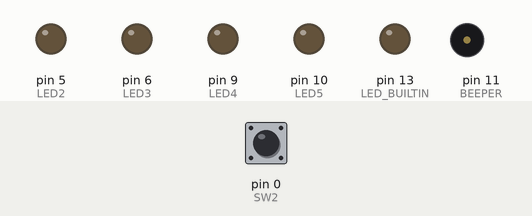
Simulated run of this sketch. Board: Arduino Uno, built with avr-gcc and run on an emulated ATmega328P. On the bench: output pins drawn as LEDs (lit = HIGH), buzzer (waves = sounding). Dashed ring = blinking. Inputs (shaded band) come from the test bench; at power-on: pin 0 (SW2) HIGH.

Above: at 1.2 s.
1.3 s: pin 0 (SW2) pulled LOW for 0.15 s
At 1.45 s:
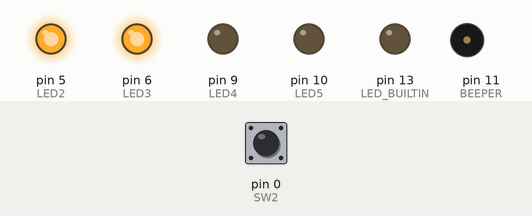
At 1.85 s:
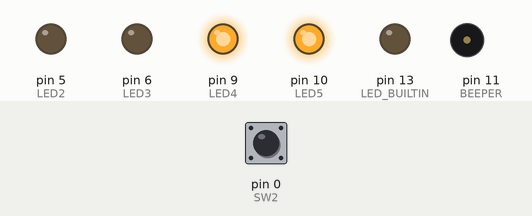
4.3 s: pin 0 (SW2) pulled LOW for 3.2 s
At 4.65 s:
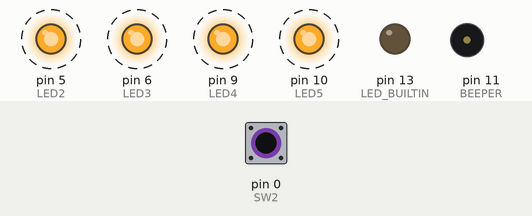
Timing chart, 0 to 8.9 s (numbered marks = the images above; inputs shaded):
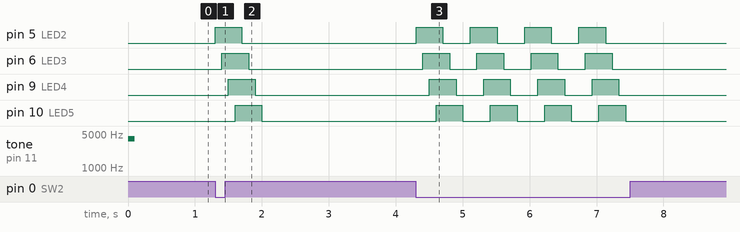

The sketch:

ARPS-Intro-1-Input-Output.ino
```cpp
/*
Project:  ARPS-Intro-1-Input-Output
Activity: mirobo.tech/arps-intro-1
Updated:  February 10, 2025

This introductory programming activity for the mirobo.tech ARPS circuit
demonstrates pushbutton input, LED outut, the use of time delay functions,
and simple 'if ' condition structures.

Additional programming analysis activities explore I/O pin behaviour,
compare the operation of 'if' and 'while' structures, and demonstrate
logical conditional operators. Programming activities introduce the
tone() function to create sounds, and encourage learners to create
software-based simulated start-stop buttons and a turn signal program.

See the https://mirobo.tech/arps website for additional ARPS
resources, programming activities, and starter programs.
*/

// Define I/O pins used by ARPS human interface devices
const int SW2 = 0;      // Pushbuttons SW2 and SW3 are supported only on
const int SW3 = 1;      // Arduino UNO R4 Minima and Arduino UNO R4 WiFi
const int SW4 = 2;      // Pushbuttons SW4 and SW5 work on all Arduino UNO R3
const int SW5 = 3;      // and Arduino UNO R4 circuit boards

const int LED2 = 5;     // ARPS LEDs
const int LED3 = 6;
const int LED4 = 9;
const int LED5 = 10;

const int BEEPER = 11;  // ARPS Piezo beeper LS1

// Pre-defined Arduino UNO LED
// LED_BUILTIN (D13)    // On-board LED (shared with H2 and SONAR TRIG)

// Define variables
int SW2State;
int SW3State;
int SW4State;
int SW5State;

// Setup code runs once to configure I/O pins before running the main loop
void setup() {
  pinMode(SW2,INPUT_PULLUP);
  pinMode(SW3,INPUT_PULLUP);
  pinMode(SW4,INPUT_PULLUP);
  pinMode(SW5,INPUT_PULLUP);
  pinMode(LED2,OUTPUT);
  pinMode(LED3,OUTPUT);
  pinMode(LED4,OUTPUT);
  pinMode(LED5,OUTPUT);
  pinMode(BEEPER,OUTPUT);
  pinMode(LED_BUILTIN,OUTPUT);
  tone(BEEPER,4000,100);  // Say hello!
}

// Main loop code repeats forever
void loop() {
  SW2State = digitalRead(SW2);  // Change to SW4 or SW5 for Arduino Uno R3

  if(SW2State == LOW) {
    digitalWrite(LED2,HIGH);
    delay(100);
    digitalWrite(LED3,HIGH);
    delay(100);
    digitalWrite(LED4,HIGH);
    delay(100);
    digitalWrite(LED5,HIGH);
    delay(100);

    digitalWrite(LED2,LOW);
    delay(100);
    digitalWrite(LED3,LOW);
    delay(100);
    digitalWrite(LED4,LOW);
    delay(100);
    digitalWrite(LED5,LOW);
    delay(100);
  }

  // Add your Program Analysis Activities and Programming Activities code here:

  delay(10);  // Added delay helps simulators run this program
}

/*  Learn More -- Program Analysis Activities

1.  Let's analyze this program! Program analysis is an important skill
    to develop since it helps you to understand a program's operation.
    Install your ARPS circuit on top of your Arduino, and then connect
    the Arduino to your computer. Press the Upload button at the top of
    the IDE screen -- it's the large right-facing arrow. The IDE will
    start compiling the program sketch and will upload the program to
    the Arduino when compilation completes. Press and release
    pushbutton SW2 on your ARPS circuit while observing its LEDs.

    What happens? How many LEDs flash? How many times does each LED
    flash? Do the LEDs flash again if SW2 is pressed and released a
    second time? What happens if SW2 is held? Does the flashing
    pattern immediately stop when SW2 is released?

    Examine the program and try to match your observations with the
    program's instructions. Explain why all of the LEDs flash on and
    then off after SW2 is pressed, and why you think flashing pattern
    continues -- instead of stopping immediately -- after pushbutton
    SW2 is released.

2.  The first line of code in the program's main 'loop()' function is:

  SW2State = digitalRead(SW2);

    The digitalRead(SW2) function reads the voltage present on the
    pin defined as SW2, and stores the voltage as one of two possible
    states in the SW2State variable. A voltage close to the level of
    the power supply voltage will cause SW2State to become HIGH, and
    a voltage level closer to 0V will cause SW2State to be LOW.

    The next if (conditional) statement:

  if(SW2State == LOW) {

    compares the value stored in the SW2State variable with the value
    LOW. In C, and many other programming languages, two equal signs
    '==' are the conditional check for equality, while a single equal
    sign assigns a value. If the value stored in SW2State is LOW, the
    condition will be true and all of the program statements enclosed
    within the curly braces '{ ... }' below the if statement will run.
    If SW2State is HIGH, the condition is false, and all of the code
    inside the braces will be skipped.

    When the condition is true, the first output statement that runs is:

    digitalWrite(LED2,HIGH);

    This output statement sets the voltage of the pin defined as LED2
    high, enabling current to flow through LED D2 in the circuit.

    A few lines further down in the program, another LED output
    statement sets the LED2 pin low:

    digitalWrite(LED2,LOW);

    Both the input (digitalRead) and output (digitalWrite) statements
    use the same HIGH and LOW terms to represent input and output
    voltages. What real-world voltages do you think the values HIGH
    and LOW correspond to on the Arduino UNO used with your ARPS?

3.  Each digitalWrite statement is followed by a short delay:

    delay(100);

    The 'delay()' function causes the microcontroller to pause for the
    amount of time specified in inside its brackets, in milliseconds.
    Try changing the delay time value to 1000ms (1s) and upload the
    program again. Press SW2 while observing the LEDs. Did you notice
    the change? Experiment with delay values between 1 and 10000 and
    observe the effect it has on your program. How low can you go
    before the delay becomes unnoticable?

4.  Understanding a circuit's operation is just as important as
    understanding the program when analyzing and debugging interface
    circuits (hardware components controlled by or interacting with
    software). If you have access to a voltmeter, you can use it to
    confirm voltage measurements at different points in your circuit,
    and specifically to verify the HIGH or LOW values you predicted
    above. To be able to read the LED voltages, you may need to
    lengthen the time delay after the output statement controlling
    the LED being measured.

    First, try measuring the potential across one of the LEDs. Press
    SW2 and note how the voltage changes. Is the voltage what you
    expected it to be? If not, use the schematic to look up the part
    number of the resistor connected to the LED you were measuring,
    and measure the potential across both the resistor and LED. Is
    this closer to the voltage value you expected?

    Next, measure the potential across both leads of one of the
    pushbuttons while it is not being pressed. The microcontroller's
    pushbutton input pins have been configured with internal pull-up
    resistors enabled, so a voltage should be present across every
    pushbutton as soon as the program starts running. Press and hold
    the pushbutton and you should observe a change in the voltage
    across the pushbutton. Does this value match your prediction?
    How does this value relate to the value used by the SW2 input
    statement?

5.  Let's compare the operation of 'if' and 'while' structures by
    making two new program blocks that will simulate the operation
    of real-world momentary buttons. Copy and paste the program code,
    listed below, into your program between the existing SW2 'if'
    block and the 10ms sleep delay (shown by the location of the
    comment in the program code).

  // Momentary button using an if structure
  SW4State = digitalRead(SW4);
  if(SW4State == LOW) {
      digitalWrite(LED4,HIGH);
  }
  else {
      digitalWrite(LED4,LOW);
  }

  // Momentary button using a while structure
  SW5State = digitalRead(SW5);
  while(SW5State == LOW) {
      digitalWrite(LED5,HIGH);
      SW5State = digitalRead(SW5);
  }
  digitalWrite(LED5,LOW);

    First, press and release pushbutton SW4. LED D4 should only light
    while SW4 is being pressed.

    Next, press and release pushbutton SW5. LED D5 should operate
    exactly the same way as LED D4, staying lit only while SW5 is
    being pressed. (In TinkerCad, Shift-clicking the first button
    makes it stay pressed so you can click a second button.)

    While both program switch blocks are designed to effectively
    mimic the operation of real-world momentary pushbuttons,
    implementing these using a sequence of software steps makes them
    behave differently than physical buttons would. To see the
    difference press and hold SW4, and while holding SW4 press and
    release SW5. Do both switches still operate as expected?

    Now, try it in the opposite order. Press and hold SW5, and then
    press and release SW4. Do both switches operate as expected?

    Explain the differences in the operation of the 'if' and 'while'
    blocks used to make the momentary button functions. How does each
    affect the program flow -- the path taken by the microcontroller
    through the main program loop. Which block would be better suited
    to sense both switches simultaneously, as if they were wired as
    separate parallel circuits?

6.  Comment-out the second 'SW5State = digitalRead(SW5);' statement --
    the one inside the while loop -- by adding two slashes '//' at the
    beginning of the line, like this: '//SW5State = digitalRead(SW5);'.
    Re-upload your program and test SW5 again. After that, try testing
    both SW4 and SW5. Do they still work? If the program seems to be
    getting stuck, press and release the SW1 RESET pushbutton on ARPS
    to reset the microcontroller and re-start the program. Explain
    what you think is happening and why the microcontroller might be
    operating that way.

7.  Next, let's try nesting if conditions to mimic an operator safety
    circuit on an industrial machine. To prevent operator injury,
    some machines have two, widely-spaced start buttons that a machine
    operator is required to press at the same time to activate it,
    pressing one button with each hand and ensuring both hands are
    safely away from dangerous parts of the machine.

    Replace the momentary button program blocks added above with the
    new program block, below. The program combines two if conditions
    to light LED4 (representing our machine) only when both SW4 and
    SW5 are pressed.

  SW4State = digitalRead(SW4);
  SW5State = digitalRead(SW5);

  if(SW4State == LOW) {
    if(SW5State == LOW) {
      digitalWrite(LED4,HIGH);
    }
    else {
      digitalWrite(LED4,LOW);
    }
  }
  else {
    digitalWrite(LED4,LOW);
  }

    Test the code to ensure it works as expected. Does the order of
    button presses matter? Do you think the order of the conditional
    checks in the program matters? Try swapping the conditional input
    checks for SW4 and SW5 and test it again if you are unsure.

8.  As shown in the example above, nesting conditional statements
    does work to ensure the light turns on when both switches are
    pressed. There is an easier and shorter way to accomplish the
    same task by implementing the logical AND conditional operator
    represented by in C by using two ampersands '&&'. This software
    conditional operation is the programming equivalent of an AND
    gate logic circuit. Replace the code added in the previous step
    with this new code block using the logical AND operator:

  SW4State = digitalRead(SW4);
  SW5State = digitalRead(SW5);

  if(SW4State == LOW && SW5State == LOW) {
    digitalWrite(LED4,HIGH);
  }
  else {
    digitalWrite(LED4,LOW);
  }

    Run the code and test it to ensure it works as expected. Can you
    think of at least two advantages of using a logical conditional
    operator instead of using nested if structures as was done in the
    previous example?

9.  If a logical AND operator can implemented using a conditional
    statement, it seems reasonable to expect that a logical OR
    operator should also exist. In C language programs, the logical
    OR operator is represented by double vertical bars '||'. Replace
    the double ampersand '&&' with double bars to make your program
    implement a logical OR condition. Your code block should now
    look like this:

  SW4State = digitalRead(SW4);
  SW5State = digitalRead(SW5);

  if(SW4State == LOW || SW5State == LOW) {
    digitalWrite(LED4,HIGH);
  }
  else {
    digitalWrite(LED4,LOW);
  }

    Run the code and test it. List the conditions under which LED D4
    turns on. Do these conditions match the truth table of an OR gate
    circuit?

10. The equivalent of the XOR logical operation is inequality -- the
    output will be true only when one input is different, or not
    equal, to the other. Inequality in C programs is represented by
    the '!=' (not equal to) conditional operator. Try this:

  SW4State = digitalRead(SW4);
  SW5State = digitalRead(SW5);

  if(SW4State != SW5State) {
    digitalWrite(LED4,HIGH);
  }
  else {
    digitalWrite(LED4,LOW);
  }

    Does it correctly mimic the output of an XOR gate? Can you
    recreate the XOR operation using the quality '==' operator
    instead of using the inequality '!=' operator, and still produce
    the same output? Try it!

Programming Activities

1.  The 'delay(100);' function pauses the microcontroller for 100
    milliseconds, or 0.1 seconds. Since the delay() function can
    only support whole numbers, a different delay function is provided
    for making delays shorter than 1ms:

    delayMicroseconds()  - pauses for the specified number of microseconds

    Look up the delay() and delayMicroseconds() functions in the
    Arduino reference documentation. What is one problem you might
    run into when using the delay() function to make long delays in
    your program? What delay length should not be exceeded when using
    the delayMicroseconds() function?

2.  Microsecond-length time pulses are too short to be seen using our
    eyes but can be measured using an oscilloscope, or heard as an
    audio tone if they are used to turn the piezo speaker on and off.

    Add the following block of code to your program. The delay between
    each change in the BEEPER pin's output voltage is half of the time
    period of one wave of music note A5, so when SW5 is pressed your
    circuit should play a tone at a frequency of approximately 880 Hz.

  SW5State = digitalRead(SW5);    // Make a tone while SW5 is held
  if(SW5State == LOW) {
    digitalWrite(BEEPER,HIGH);
    delayMicroseconds(568);
    digitalWrite(BEEPER,LOW);
    delayMicroseconds(568);
  }

    If you try to run the program after adding this section, you'll
    find that pressing and holding SW5 will make a buzzing noise
    instead of a musical sounding tone. Can you figure out why?

    Did you figure it out? After the last 568us (microsecond) delay,
    the delay(10); statement at the end of the loop function adds an
    extra 10ms of delay before the BEEPER pin changes its value again.
    This creates an extra-long LOW output of 10568us instead of the
    568us HIGH output the LOW was indended to match! The simplest way
    to fix the program is to comment out the 10ms delay using two
    slashes, as shown below:

  // delay(10);

    Run the program again and press SW5. Does it sound more like a
    tone now? Try altering both of the delay values, always keeping
    them the same. Does the pitch of the tone increase or decrease
    when the delay values are made smaller? Does the opposite happen
    if the delay values are made larger?

3.  Arduino has a built-in tone() function that can be used to make a
    specified sound frequency without having to calculate a delay
    time period and create a wave in software. Replace the code,
    added above, with this code:

  SW5State = digitalRead(SW5);    // Make a tone when SW5 is pressed
  if(SW5State == LOW) {
    tone(BEEPER, 880);
  }

    The tone can be silenced by pressing the RESET button (SW1) on
    ARPS2, or in your program by using a 'noTone(BEEPER);' statement.
    Modify your program using either a second 'if' condition or an
    'else' condition so that it plays a tone only while SW5 is held,
    and stops the tone using the 'noTone' function when SW5 is
    released.

4.  The setup() function includes a tone() function that makes a
    sound on start-up. How is the tone function in the setup function
    different than the one in the example above? What does the third
    parameter control? Hint: you can find out more about tone() in
    the Arduino reference documents at: https://docs.arduino.cc

5.  Create a program that uses each pushbutton to generate either a
    unique flashing pattern using the LEDs, or to play a series of
    tones from the piezo speaker.

    Test each of your flashing or sound patterns to verify that it
    works as expected. Describe what happens when multiple buttons
    are held. Do all of the patterns flash the LEDs, or play the
    tones, at the same time, or does each pattern play in sequence?
    Explain why this is the case.

6.  Create a new program that uses individual if structures to
    simulate the operation of 'Start' and 'Stop' buttons for an
    industrial machine. Use SW4 as the Start button to turn LED D5
    (representing the machine) on when it is pressed, and ensure
    that LED D5 stays on even after SW4 has been released. Use SW5
    as the Stop button to turn LED D5 off when it is pressed. Test
    your program to ensure that your simulated machine turns on and
    off as expected.

7.  Run the Start-Stop program created in the previous step again,
    and describe what happens when both pushbuttons SW4 and SW5 are
    held. Does LED D5 turn on at all when both buttons are pressed?
    Would this be considered safe behaviour for a machine?

    Let's do some additional program analysis to try to determine
    what is actually happening. Watch the brightness of LED D5 when
    both buttons are pressed, and compare it with its brightness if
    just the start button is pressed. If the brightness is different,
    there must be some aspect of the program causing the difference.
    Can you explain what the program is doing that might causing the
    brightness to be different? (Hint: pretend to be the computer
    and simulate each step of the program.)

8.  As you can imagine, an industrial machine that is able to turn
    on even while its Stop button is being pressed represents a
    significant safety hazard to its operators! Use one or more of
    the logical conditional operators introduced in the program
    analysis activities, above, to make the start-stop program
    operate safely. The machine should not be able to turn on at
    all while the Stop button is being pressed. Test your program
    to ensure LED D5 stays off while SW5 is being pressed.

9.  Imagine that you're ready to apply your newly-acquired
    microcontroller hardware and programming experience to create
    a turn signal circuit for your bicycle. Assume that you have
    designed a 3D-printed holder that holds an Arduino, a battery
    holder, and up to four LEDs, and that this holder is designed
    to be mounted on the bicycle's seat post. The LEDs will be
    controlled by two momentary pushbuttons mounted on the bicycle's
    handlebars. Plan the best way to implement both easy to use and
    easily visible turn signals, and then write a program that uses
    the LEDs and pushbuttons on your circuit to simulate their
    operation.

10. Modify the bicycle turn signal program, above, to add one or more
    extra features such as a brake signal, a horn or bell function
    using an unused pushbutton, or add a rapidly flashing visibility
    light that blinks constantly until one of the turn signals is
    activated. Test your program to ensure that its functions work
    as expected under all operating conditions (e.g. signalling and
    applying the brakes, or using signalling while using the horn).
*/
```

Measured:
- after the input at 1.3 s, pin 5 (LED2): LOW → HIGH at once, → LOW 0.40 s later; pin 6 (LED3): LOW → HIGH after 0.10 s, → LOW 0.40 s later; pin 9 (LED4): LOW → HIGH after 0.20 s, → LOW 0.40 s later; pin 10 (LED5): LOW → HIGH after 0.30 s, → LOW 0.40 s later
- after the input at 4.3 s, pin 5 (LED2): alternates HIGH for 0.40 s and LOW for 0.41 s, 8 changes in all, then stays LOW, starting at once; pin 6 (LED3): alternates HIGH for 0.40 s and LOW for 0.41 s, 8 changes in all, then stays LOW, starting after 0.10 s
